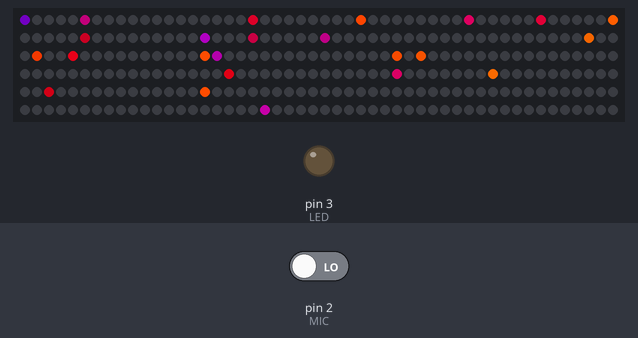
This sketch was run on a simulated Arduino Uno, built with avr-gcc and run on an emulated ATmega328P. Parts: 300 RGB LEDs in strip order, left to right, continuing on the next row, output pins drawn as LEDs (lit = HIGH). The inputs (shaded band) are chosen by the test bench; at power-on: pin 2 (MIC) LOW. Dim RGB values are drawn brighter than linear; random numbers use the default seed unless the sketch sets one.

Above: at 5.8 s.
5.9 s: pin 2 (MIC) driven HIGH
At 7.7 s:
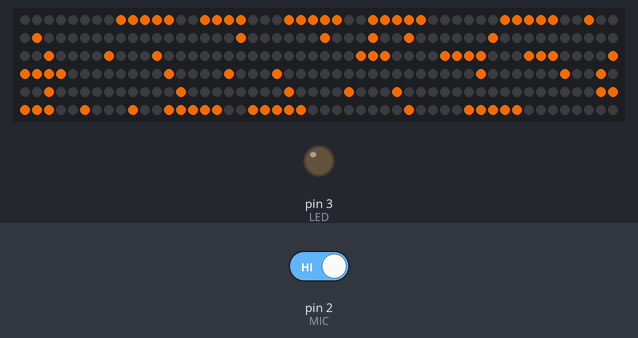
At 36.6 s:
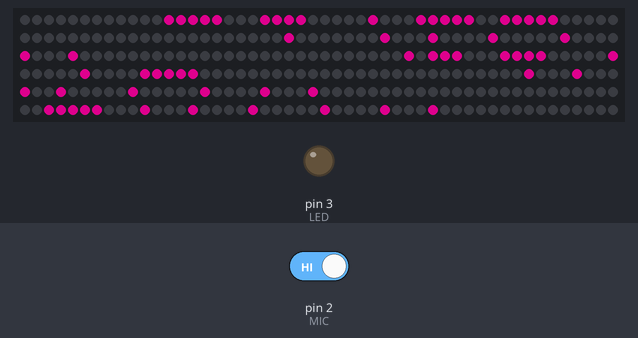
Timing chart, 0 to 38.1 s (numbered marks = the images above; inputs shaded):
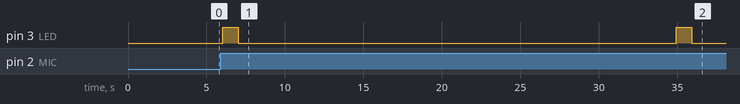

The sketch:

sketch_prototipo.ino
```cpp
#include <Adafruit_NeoPixel.h>

#define MIC 2
#define LED 3
#define PIN_TIRA_LED 6
#define CANT_PIXELS 300
#define DELAY 3000

Adafruit_NeoPixel pixels(CANT_PIXELS, PIN_TIRA_LED, NEO_GRB + NEO_KHZ800);
int APAGAR_LEDS = true;
uint32_t colorTexto = pixels.Color(0, 90, 20);
char *poema1[] = { "eres", "tu",  "la", "tierra", "teneis", "un", "ave"};
char *poema2[] = {"grita", "el", "mar", "escuche"};

void setup() {
  pinMode(MIC, INPUT);
  pinMode(LED, OUTPUT);
  randomSeed(sizeof(poema1));
  Serial.begin(9600);
  pixels.begin(); // INITIALIZE NeoPixel strip object (REQUIRED)
}

int cantSoplidos = 0;

void loop() {

 // Limpia la pantalla
 pixels.clear();

 if(APAGAR_LEDS) {
   apagarLeds();
   APAGAR_LEDS = false;
 }

 // Mostrar patrón lumínico random
 mostrarPatronLuminico(poema1);

 // Sensado de soplido
 int valorMicLeido = digitalRead(MIC);

 if(valorMicLeido == HIGH) {

    cantSoplidos++;

    // Prende y apaga led que indica inicio
    digitalWrite(LED, HIGH);
    delay(1000);
    digitalWrite(LED, LOW);

    pixels.clear();

    if(cantSoplidos == 1) {
        escribirPoema1();
    } else {
        escribirPoema2();
        cantSoplidos = 0;
    }

  }
}

void mostrarPatronLuminico(char *poema[]) {

 uint32_t colorLed;
 int cantidadDeVueltas = random(15,30);

 for(int i=0; i<cantidadDeVueltas; i++) {
  int ledAPrender = random(0,300);
  switch(random(1,3)) {
    case 1:
      // Magenta
      colorLed = pixels.Color(random(50,200), 0, random(10,100));
      break;
    case 2:
     // Naranja
      colorLed = pixels.Color(random(200,255), random(50,100), 0);
      break;
  }

  colorTexto = colorLed;

  pixels.setPixelColor(ledAPrender, colorLed);
  pixels.show();
 }

 delay(200);

}

void escribirPoema1() {
  escribirFrase1Poema1();
  escribirFrase2Poema1();
  escribirFrase3Poema1();
  escribirFrase4Poema1();
}

void escribirPoema2() {
  escribirFrase1Poema2();
  escribirFrase2Poema2();
  escribirFrase3Poema2();
}

void escribirFrase1Poema1() {

  dibujarE(8);
  dibujarR(15);
  dibujarE(22);
  dibujarS(29);
  dibujarT(40);
  dibujarU(47);

  pixels.show();
  delay(DELAY);

  apagarLeds();

}

void escribirFrase2Poema1() {

  dibujarL(1);
  dibujarA(8);
  dibujarT(19);
  dibujarI(26);
  dibujarE(33);
  dibujarR(40);
  dibujarR(47);
  dibujarA(54);

  pixels.show();
  delay(DELAY);

  apagarLeds();

}

void escribirFrase3Poema1() {

  dibujarT(9);
  dibujarE(16);
  dibujarN(23);
  dibujarE(30);
  dibujarI(37);
  dibujarS(44);

  pixels.show();
  delay(4000);

  apagarLeds();

}

void escribirFrase4Poema1() {

  dibujarU(11);
  dibujarN(18);
  dibujarA(29);
  dibujarV(36);
  dibujarE(43);

  pixels.show();
  delay(DELAY);

  apagarLeds();
}

void escribirFrase1Poema2() {

  dibujarG(12);
  dibujarR(20);
  dibujarI(27);
  dibujarT(33);
  dibujarA(40);

  pixels.show();
  delay(DELAY);

  apagarLeds();

}


void escribirFrase2Poema2() {

  dibujarE(12);
  dibujarL(19);
  dibujarM(30);
  dibujarA(37);
  dibujarR(46);

  pixels.show();
  delay(DELAY);

  apagarLeds();

}


void escribirFrase3Poema2() {

  dibujarE(6);
  dibujarS(13);
  dibujarC(20);
  dibujarU(27);
  dibujarC(34);
  dibujarH(41);
  dibujarE(48);

  pixels.show();
  delay(DELAY);

  apagarLeds();

}

void dibujarL(uint16_t offset) {
  pixels.setPixelColor(obtenerPixel(0,0+offset), colorTexto);
  pixels.setPixelColor(obtenerPixel(1,0+offset), colorTexto);
  pixels.setPixelColor(obtenerPixel(2,0+offset), colorTexto);
  pixels.setPixelColor(obtenerPixel(3,0+offset), colorTexto);
  pixels.setPixelColor(obtenerPixel(4,0+offset), colorTexto);
  pixels.setPixelColor(obtenerPixel(4,1+offset), colorTexto);
  pixels.setPixelColor(obtenerPixel(4,2+offset), colorTexto);
  pixels.setPixelColor(obtenerPixel(4,3+offset), colorTexto);
  pixels.setPixelColor(obtenerPixel(4,4+offset), colorTexto);
}

void dibujarA(uint16_t offset) {
  pixels.setPixelColor(obtenerPixel(0,0+offset), colorTexto);
  pixels.setPixelColor(obtenerPixel(0,1+offset), colorTexto);
  pixels.setPixelColor(obtenerPixel(0,2+offset), colorTexto);
  pixels.setPixelColor(obtenerPixel(0,3+offset), colorTexto);
  pixels.setPixelColor(obtenerPixel(0,4+offset), colorTexto);
  pixels.setPixelColor(obtenerPixel(1,0+offset), colorTexto);
  pixels.setPixelColor(obtenerPixel(1,4+offset), colorTexto);
  pixels.setPixelColor(obtenerPixel(2,0+offset), colorTexto);
  pixels.setPixelColor(obtenerPixel(2,1+offset), colorTexto);
  pixels.setPixelColor(obtenerPixel(2,2+offset), colorTexto);
  pixels.setPixelColor(obtenerPixel(2,3+offset), colorTexto);
  pixels.setPixelColor(obtenerPixel(2,4+offset), colorTexto);
  pixels.setPixelColor(obtenerPixel(3,0+offset), colorTexto);
  pixels.setPixelColor(obtenerPixel(3,4+offset), colorTexto);
  pixels.setPixelColor(obtenerPixel(4,0+offset), colorTexto);
  pixels.setPixelColor(obtenerPixel(4,4+offset), colorTexto);
}

void dibujarT(uint16_t offset) {
  pixels.setPixelColor(obtenerPixel(0,0+offset), colorTexto);
  pixels.setPixelColor(obtenerPixel(0,1+offset), colorTexto);
  pixels.setPixelColor(obtenerPixel(0,2+offset), colorTexto);
  pixels.setPixelColor(obtenerPixel(0,3+offset), colorTexto);
  pixels.setPixelColor(obtenerPixel(0,4+offset), colorTexto);
  pixels.setPixelColor(obtenerPixel(1,2+offset), colorTexto);
  pixels.setPixelColor(obtenerPixel(2,2+offset), colorTexto);
  pixels.setPixelColor(obtenerPixel(3,2+offset), colorTexto);
  pixels.setPixelColor(obtenerPixel(4,2+offset), colorTexto);
}

void dibujarI(uint16_t offset) {
  pixels.setPixelColor(obtenerPixel(0,2+offset), colorTexto);
  pixels.setPixelColor(obtenerPixel(1,2+offset), colorTexto);
  pixels.setPixelColor(obtenerPixel(2,2+offset), colorTexto);
  pixels.setPixelColor(obtenerPixel(3,2+offset), colorTexto);
  pixels.setPixelColor(obtenerPixel(4,2+offset), colorTexto);
}

void dibujarE(uint16_t offset) {
  pixels.setPixelColor(obtenerPixel(0,0+offset), colorTexto);
  pixels.setPixelColor(obtenerPixel(0,1+offset), colorTexto);
  pixels.setPixelColor(obtenerPixel(0,2+offset), colorTexto);
  pixels.setPixelColor(obtenerPixel(0,3+offset), colorTexto);
  pixels.setPixelColor(obtenerPixel(0,4+offset), colorTexto);
  pixels.setPixelColor(obtenerPixel(1,0+offset), colorTexto);
  pixels.setPixelColor(obtenerPixel(2,0+offset), colorTexto);
  pixels.setPixelColor(obtenerPixel(2,1+offset), colorTexto);
  pixels.setPixelColor(obtenerPixel(2,2+offset), colorTexto);
  pixels.setPixelColor(obtenerPixel(3,0+offset), colorTexto);
  pixels.setPixelColor(obtenerPixel(4,0+offset), colorTexto);
  pixels.setPixelColor(obtenerPixel(4,1+offset), colorTexto);
  pixels.setPixelColor(obtenerPixel(4,2+offset), colorTexto);
  pixels.setPixelColor(obtenerPixel(4,3+offset), colorTexto);
  pixels.setPixelColor(obtenerPixel(4,4+offset), colorTexto);
}

void dibujarR(uint16_t offset) {
  pixels.setPixelColor(obtenerPixel(0,0+offset), colorTexto);
  pixels.setPixelColor(obtenerPixel(0,1+offset), colorTexto);
  pixels.setPixelColor(obtenerPixel(0,2+offset), colorTexto);
  pixels.setPixelColor(obtenerPixel(0,3+offset), colorTexto);
  pixels.setPixelColor(obtenerPixel(1,0+offset), colorTexto);
  pixels.setPixelColor(obtenerPixel(1,4+offset), colorTexto);
  pixels.setPixelColor(obtenerPixel(2,0+offset), colorTexto);
  pixels.setPixelColor(obtenerPixel(2,1+offset), colorTexto);
  pixels.setPixelColor(obtenerPixel(2,2+offset), colorTexto);
  pixels.setPixelColor(obtenerPixel(2,3+offset), colorTexto);
  pixels.setPixelColor(obtenerPixel(3,0+offset), colorTexto);
  pixels.setPixelColor(obtenerPixel(3,3+offset), colorTexto);
  pixels.setPixelColor(obtenerPixel(4,0+offset), colorTexto);
  pixels.setPixelColor(obtenerPixel(4,4+offset), colorTexto);
}

void dibujarS(uint16_t offset) {
  pixels.setPixelColor(obtenerPixel(0,0+offset), colorTexto);
  pixels.setPixelColor(obtenerPixel(0,1+offset), colorTexto);
  pixels.setPixelColor(obtenerPixel(0,2+offset), colorTexto);
  pixels.setPixelColor(obtenerPixel(0,3+offset), colorTexto);
  pixels.setPixelColor(obtenerPixel(0,4+offset), colorTexto);
  pixels.setPixelColor(obtenerPixel(1,0+offset), colorTexto);
  pixels.setPixelColor(obtenerPixel(2,0+offset), colorTexto);
  pixels.setPixelColor(obtenerPixel(2,1+offset), colorTexto);
  pixels.setPixelColor(obtenerPixel(2,2+offset), colorTexto);
  pixels.setPixelColor(obtenerPixel(2,3+offset), colorTexto);
  pixels.setPixelColor(obtenerPixel(2,4+offset), colorTexto);
  pixels.setPixelColor(obtenerPixel(3,4+offset), colorTexto);
  pixels.setPixelColor(obtenerPixel(4,0+offset), colorTexto);
  pixels.setPixelColor(obtenerPixel(4,1+offset), colorTexto);
  pixels.setPixelColor(obtenerPixel(4,2+offset), colorTexto);
  pixels.setPixelColor(obtenerPixel(4,3+offset), colorTexto);
  pixels.setPixelColor(obtenerPixel(4,4+offset), colorTexto);
}

void dibujarU(uint16_t offset) {
  pixels.setPixelColor(obtenerPixel(0,0+offset), colorTexto);
  pixels.setPixelColor(obtenerPixel(0,4+offset), colorTexto);
  pixels.setPixelColor(obtenerPixel(1,0+offset), colorTexto);
  pixels.setPixelColor(obtenerPixel(1,4+offset), colorTexto);
  pixels.setPixelColor(obtenerPixel(2,0+offset), colorTexto);
  pixels.setPixelColor(obtenerPixel(2,4+offset), colorTexto);
  pixels.setPixelColor(obtenerPixel(3,0+offset), colorTexto);
  pixels.setPixelColor(obtenerPixel(3,4+offset), colorTexto);
  pixels.setPixelColor(obtenerPixel(4,0+offset), colorTexto);
  pixels.setPixelColor(obtenerPixel(4,1+offset), colorTexto);
  pixels.setPixelColor(obtenerPixel(4,2+offset), colorTexto);
  pixels.setPixelColor(obtenerPixel(4,3+offset), colorTexto);
  pixels.setPixelColor(obtenerPixel(4,4+offset), colorTexto);
}


void dibujarN(uint16_t offset) {
  pixels.setPixelColor(obtenerPixel(0,0+offset), colorTexto);
  pixels.setPixelColor(obtenerPixel(0,4+offset), colorTexto);
  pixels.setPixelColor(obtenerPixel(1,0+offset), colorTexto);
  pixels.setPixelColor(obtenerPixel(1,1+offset), colorTexto);
  pixels.setPixelColor(obtenerPixel(1,4+offset), colorTexto);
  pixels.setPixelColor(obtenerPixel(2,0+offset), colorTexto);
  pixels.setPixelColor(obtenerPixel(2,2+offset), colorTexto);
  pixels.setPixelColor(obtenerPixel(2,4+offset), colorTexto);
  pixels.setPixelColor(obtenerPixel(3,0+offset), colorTexto);
  pixels.setPixelColor(obtenerPixel(3,3+offset), colorTexto);
  pixels.setPixelColor(obtenerPixel(3,4+offset), colorTexto);
  pixels.setPixelColor(obtenerPixel(4,0+offset), colorTexto);
  pixels.setPixelColor(obtenerPixel(4,4+offset), colorTexto);
}


void dibujarM(uint16_t offset) {
  pixels.setPixelColor(obtenerPixel(0,0+offset), colorTexto);
  pixels.setPixelColor(obtenerPixel(0,1+offset), colorTexto);
  pixels.setPixelColor(obtenerPixel(0,3+offset), colorTexto);
  pixels.setPixelColor(obtenerPixel(0,4+offset), colorTexto);
  pixels.setPixelColor(obtenerPixel(1,0+offset), colorTexto);
  pixels.setPixelColor(obtenerPixel(1,2+offset), colorTexto);
  pixels.setPixelColor(obtenerPixel(1,4+offset), colorTexto);
  pixels.setPixelColor(obtenerPixel(2,0+offset), colorTexto);
  pixels.setPixelColor(obtenerPixel(2,4+offset), colorTexto);
  pixels.setPixelColor(obtenerPixel(3,0+offset), colorTexto);
  pixels.setPixelColor(obtenerPixel(3,4+offset), colorTexto);
  pixels.setPixelColor(obtenerPixel(4,0+offset), colorTexto);
  pixels.setPixelColor(obtenerPixel(4,4+offset), colorTexto);
}

void dibujarV(uint16_t offset) {
  pixels.setPixelColor(obtenerPixel(0,0+offset), colorTexto);
  pixels.setPixelColor(obtenerPixel(0,4+offset), colorTexto);
  pixels.setPixelColor(obtenerPixel(1,0+offset), colorTexto);
  pixels.setPixelColor(obtenerPixel(1,4+offset), colorTexto);
  pixels.setPixelColor(obtenerPixel(2,0+offset), colorTexto);
  pixels.setPixelColor(obtenerPixel(2,4+offset), colorTexto);
  pixels.setPixelColor(obtenerPixel(3,1+offset), colorTexto);
  pixels.setPixelColor(obtenerPixel(3,3+offset), colorTexto);
  pixels.setPixelColor(obtenerPixel(4,2+offset), colorTexto);
}

void dibujarC(uint16_t offset) {
  pixels.setPixelColor(obtenerPixel(0,0+offset), colorTexto);
  pixels.setPixelColor(obtenerPixel(0,1+offset), colorTexto);
  pixels.setPixelColor(obtenerPixel(0,2+offset), colorTexto);
  pixels.setPixelColor(obtenerPixel(0,3+offset), colorTexto);
  pixels.setPixelColor(obtenerPixel(0,4+offset), colorTexto);
  pixels.setPixelColor(obtenerPixel(1,0+offset), colorTexto);
  pixels.setPixelColor(obtenerPixel(2,0+offset), colorTexto);
  pixels.setPixelColor(obtenerPixel(3,0+offset), colorTexto);
  pixels.setPixelColor(obtenerPixel(4,0+offset), colorTexto);
  pixels.setPixelColor(obtenerPixel(4,1+offset), colorTexto);
  pixels.setPixelColor(obtenerPixel(4,2+offset), colorTexto);
  pixels.setPixelColor(obtenerPixel(4,3+offset), colorTexto);
  pixels.setPixelColor(obtenerPixel(4,4+offset), colorTexto);
}

void dibujarG(uint16_t offset) {
  pixels.setPixelColor(obtenerPixel(0,0+offset), colorTexto);
  pixels.setPixelColor(obtenerPixel(0,1+offset), colorTexto);
  pixels.setPixelColor(obtenerPixel(0,2+offset), colorTexto);
  pixels.setPixelColor(obtenerPixel(0,3+offset), colorTexto);
  pixels.setPixelColor(obtenerPixel(0,4+offset), colorTexto);
  pixels.setPixelColor(obtenerPixel(1,0+offset), colorTexto);
  pixels.setPixelColor(obtenerPixel(2,0+offset), colorTexto);
  pixels.setPixelColor(obtenerPixel(2,2+offset), colorTexto);
  pixels.setPixelColor(obtenerPixel(2,3+offset), colorTexto);
  pixels.setPixelColor(obtenerPixel(2,4+offset), colorTexto);
  pixels.setPixelColor(obtenerPixel(3,0+offset), colorTexto);
  pixels.setPixelColor(obtenerPixel(3,4+offset), colorTexto);
  pixels.setPixelColor(obtenerPixel(4,0+offset), colorTexto);
  pixels.setPixelColor(obtenerPixel(4,1+offset), colorTexto);
  pixels.setPixelColor(obtenerPixel(4,2+offset), colorTexto);
  pixels.setPixelColor(obtenerPixel(4,3+offset), colorTexto);
  pixels.setPixelColor(obtenerPixel(4,4+offset), colorTexto);
}

void dibujarH(uint16_t offset) {
  pixels.setPixelColor(obtenerPixel(0,0+offset), colorTexto);
  pixels.setPixelColor(obtenerPixel(0,4+offset), colorTexto);
  pixels.setPixelColor(obtenerPixel(1,0+offset), colorTexto);
  pixels.setPixelColor(obtenerPixel(1,4+offset), colorTexto);
  pixels.setPixelColor(obtenerPixel(2,0+offset), colorTexto);
  pixels.setPixelColor(obtenerPixel(2,1+offset), colorTexto);
  pixels.setPixelColor(obtenerPixel(2,2+offset), colorTexto);
  pixels.setPixelColor(obtenerPixel(2,3+offset), colorTexto);
  pixels.setPixelColor(obtenerPixel(2,4+offset), colorTexto);
  pixels.setPixelColor(obtenerPixel(3,0+offset), colorTexto);
  pixels.setPixelColor(obtenerPixel(3,4+offset), colorTexto);
  pixels.setPixelColor(obtenerPixel(4,0+offset), colorTexto);
  pixels.setPixelColor(obtenerPixel(4,4+offset), colorTexto);
}

void apagarLeds() {
   for(int i=0; i<CANT_PIXELS; i++) {
      pixels.setPixelColor(i, pixels.Color(0, 0, 0));
      pixels.show();
    }
}

uint16_t obtenerPixel(uint16_t x, uint16_t y) {
  return x*60 + y;
}
```

Measured:
- after the input at 5.9 s, pin 3 (LED): alternates HIGH for 1.0 s and LOW for 27.9 s, starting after 0.13 s
